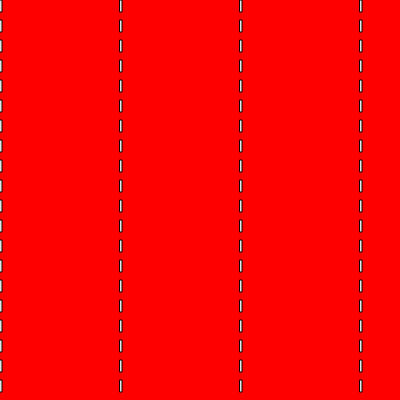
Frame 1 (no input)
Frame 60 (no input): identical to frame 1, image omitted
Frame 120 (the mouse pressed at the canvas centre since frame 60): identical to frame 1, image omitted

The p5.js sketch that drew this single still picture (run headless with seeded random() and noise() and a simulated clock; from frame 60 on, the mouse is pressed at the canvas centre):

// p5.js sketch
// ── sketch.js
let state = 0;

function setup() {
  createCanvas(400, 400);
}

function draw() {

  background(100);

  switch (state) {

    case 0:
    text("0", 100, 100);
      background("red");
      for (let j = 0; j < 20; j++) {
        for (let i = 0; i < 20; i++) {
          rect(i * 120, j * 20, 2, 12);
        }
      }
      break;

    case 1:
    text("1", 100, 100);
      background("green");
      text("1", 100, 100);
      for (let j = 0; j < 20; j++) {
        for (let i = 0; i < 20; i++) {
          fill(246, 115, 0);
          ellipse(i * 20, j * 150, 2, 12);

        }
      }
      break;

    case 2:
    text("2", 100, 100);
    background("yellow");
    for (let j = 0; j < 20; j++) {
      for (let i = 0; i < 20; i++) {
        fill(246, 115, 250);
        rect(i * 20, j * 50, 21, 12);

      }
    }
    break;

    case 3:
    background("purple ");
    text("3", 100, 100);
    for (let j = 0; j < 20; j++) {
      for (let i = 0; i < 20; i++) {
        fill(246, 0, 250);
        rect(i * 20, j * 50, 21, 41);

      }
    }
    break;

    case 4:
      text("4", 100, 100);
      for (let j = 0; j < 20; j++) {
        for (let i = 0; i < 20; i++) {
          fill(255,223,0);
          rect(i * 20, j * 310, 21, 41);

        }
      }
      break;


  }
}

function mouseReleased() {
  state++;
  if (state > 4) state = 0;

}
